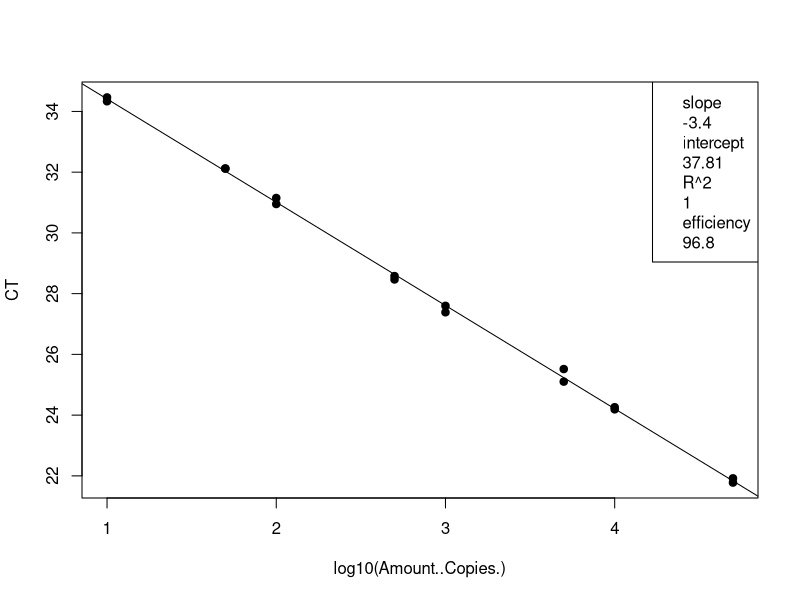
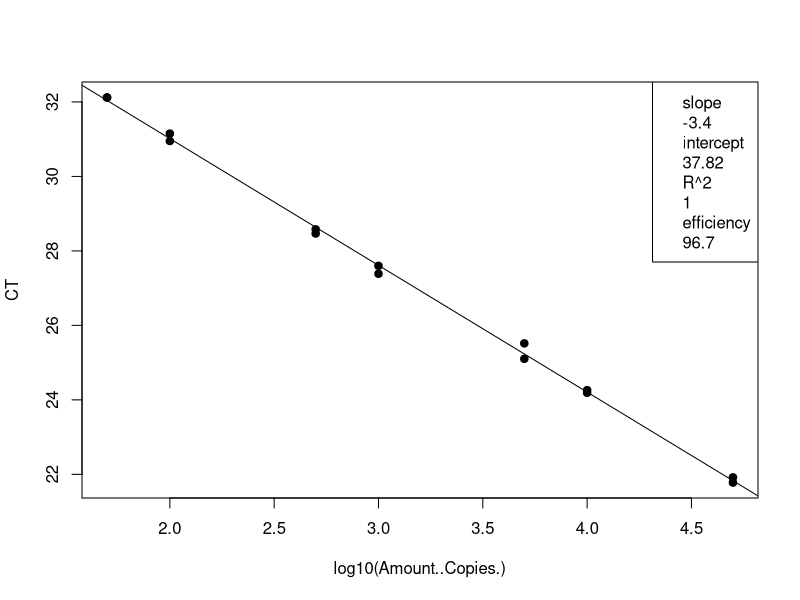
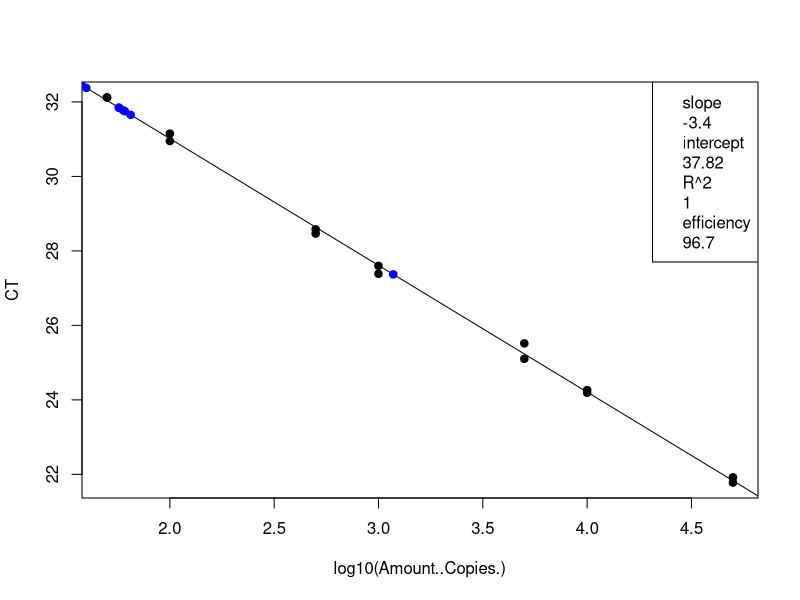
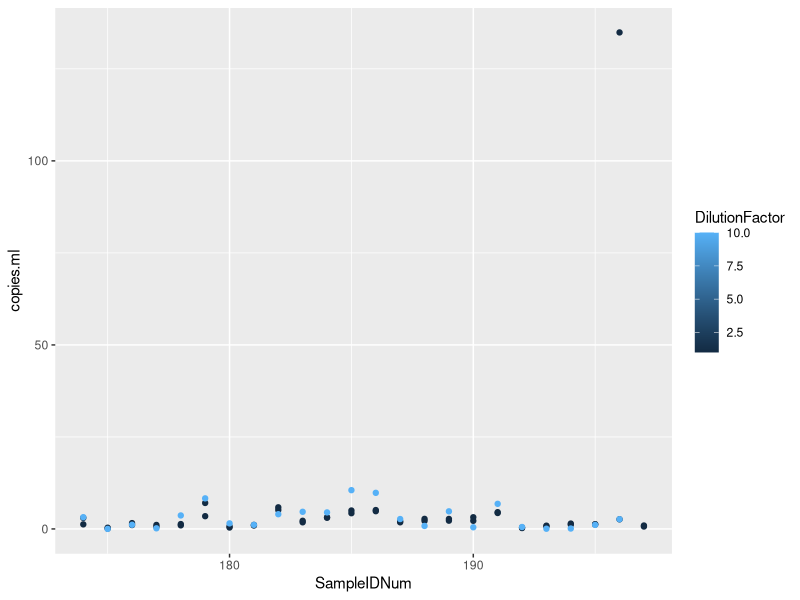

Generate these figures, in order, with R:
## ---- chunk 1
knitr::opts_chunk$set(echo = TRUE)

## ---- chunk 2
# load the data (note data file must be in this repository)
data <- read.csv("Plate9_Entero_qPCRConversion.csv")
View(data)

# clean up the data file (there is some stuff at the bottom and extra blank rows)
#data <- data[-68:-70,] # This removes rows 92-95
View(data)

# assign to the correct data class #warning message about NAs is OK
class(data$CT) # check the data class type
data$CT <- as.numeric(as.character(data$CT)) # change to numeric
data$Amount..Copies. <- as.numeric(as.character(data$Amount..Copies.)) # change to numeric
## ---- chunk 3
# linear regression of standard curve
standards = data[1:16,]
standardCurve <- lm(CT ~ log10(Amount..Copies.), data = standards)
  
standardCurvePlot <- plot(CT ~ log10(Amount..Copies.), data = standards, pch=19) 
abline(coef(standardCurve)) 
legend("topright", legend=c(paste= "slope", round(standardCurve$coefficients[2], 2), 
                            paste= "intercept", round(standardCurve$coefficients[1], 2), 
                            paste= "R^2", round(summary(standardCurve)$r.squared, 2),
                            paste = "efficiency", round((10^(-1/standardCurve$coefficients[2])-1)*100, 1)))
## ---- chunk 4
# remove standards that sucked and redo analysis NOT NEEDED 21 Jan 2020
standards <- standards[-15:-16,] # uncomment this line and change which rows to remove
standardCurve <- lm(CT ~ log10(Amount..Copies.), data = standards)

standardCurvePlot <- plot(CT ~ log10(Amount..Copies.), data = standards, pch=19)
abline(coef(standardCurve))
col = "blue"
legend("topright", legend=c(paste= "slope", round(standardCurve$coefficients[2], 2),
                            paste= "intercept", round(standardCurve$coefficients[1], 2),
                            paste= "R^2", round(summary(standardCurve)$r.squared, 2),
                            paste = "efficiency", round((10^(-1/standardCurve$coefficients[2])-1)*100, 1)))
## ---- chunk 5
# data set of unknowns including info on standard curve
#unknowns = subset(data, Name == "UNKNOWN")
unknowns = data[17:88,]
#unknowns <- unknowns[-1:-3,] # uncomment this line and change which rows to remove if these samples were outside of the standard curve

# add new columns to the data table
unknowns$plate_num = 1 #change to the actual plate number
unknowns$standard_slope = standardCurve$coefficients[2]
unknowns$standard_intercept = standardCurve$coefficients[1]
unknowns$R2 = summary(standardCurve)$r.squared
unknowns$efficiency =  (10^(-1/standardCurve$coefficients[2])-1)*100
  
# add a new column that interpolates copies/well from Ct for the unknowns
unknowns$log.copies.well = ((unknowns$CT - standardCurve$coefficients[1])/standardCurve$coefficients[2])
unknowns$copies.well = 10^unknowns$log.copies.well

# copies/ul extract accounting for dilution factor
vol.well = 3 #qPCR template volume in ul
unknowns$vol.well = vol.well
unknowns$copies.ul = ((unknowns$copies.well/vol.well)*unknowns$DilutionFactor)

# copies/extraction
vol.elution = 110 #DNA extraction elution volume in ul
unknowns$vol.elution = vol.elution
unknowns$copies.extraction = (unknowns$copies.ul*vol.elution)

# copies/ml #Volume is volume of sample filtered in mL
unknowns$copies.ml = (unknowns$copies.extraction/unknowns$Volume)


## ---- chunk 6
standards <- standards[-15:-16,] # uncomment this line and change which rows to remove
standardCurve <- lm(CT ~ log10(Amount..Copies.), data = standards)

standardCurvePlot <- plot(CT ~ log10(Amount..Copies.), data = standards, pch=19)
abline(coef(standardCurve))
col = "blue"
legend("topright", legend=c(paste= "slope", round(standardCurve$coefficients[2], 2),
                            paste= "intercept", round(standardCurve$coefficients[1], 2),
                            paste= "R^2", round(summary(standardCurve)$r.squared, 2),
                            paste = "efficiency", round((10^(-1/standardCurve$coefficients[2])-1)*100, 1)))

unknowns = unknowns[1:72,]
standardCurve <- lm(CT ~ log10(copies.well), data = unknowns)

standardCurvePlot <- points(CT ~ log10(copies.well), data = unknowns, pch=19, col = "blue")


#abline(coef(standardCurve))
#legend("topright", legend=c(paste= "slope", round(standardCurve$coefficients[2], 2),
                            #paste= "intercept", round(standardCurve$coefficients[1], 2),
                            #paste= "R^2", round(summary(standardCurve)$r.squared, 2),
                            #paste = "efficiency", round((10^(-1/standardCurve$coefficients[2])-1)*100, 1)))
## ---- chunk 7
# make a plot that compares the diluted to undiluted replicates for each sample including dilution factor
library("ggplot2")
unknowns$SampleIDNum <- as.numeric(as.character(unknowns$SampleIDNum)) # change to numeric
replicates = unknowns[1:72,]
#replicates <- replicates[-18,] # This removes rows (B11)
#replicates <- replicates[-32,] # This removes rows (D8)
#replicates <- replicates[-55,] # This removes rows (G5)
qplot(SampleIDNum,copies.ml, data=replicates, col=DilutionFactor)
## ---- chunk 8
# write csv file
write.csv(unknowns, file = "Plate9_Entero_ConvertedData.csv", row.names=FALSE, na="")

# average the replicates (if not strongly inhibited) and make a new file
averaged = unknowns[1:72,]
averaged$averaged <- tapply(unknowns$copies.ml, unknowns$SampleIDNum, mean)
write.csv(averaged, file = "Plate9_Entero_Averaged.csv", row.names=FALSE, na="")
